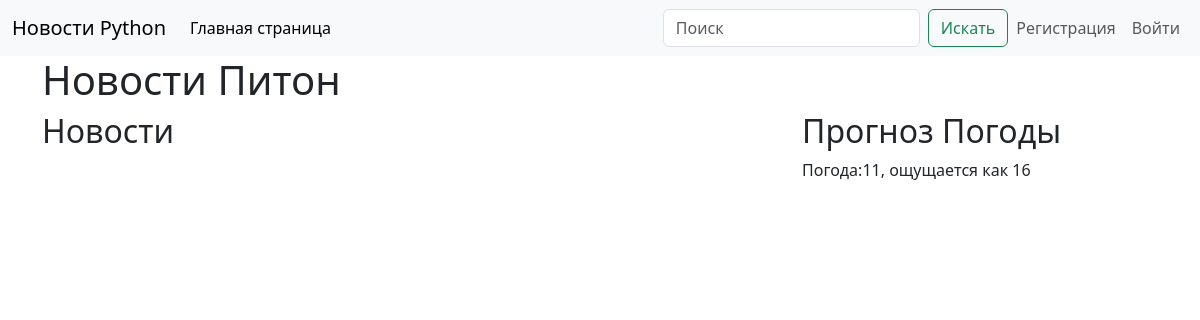
The app's page /, older data.
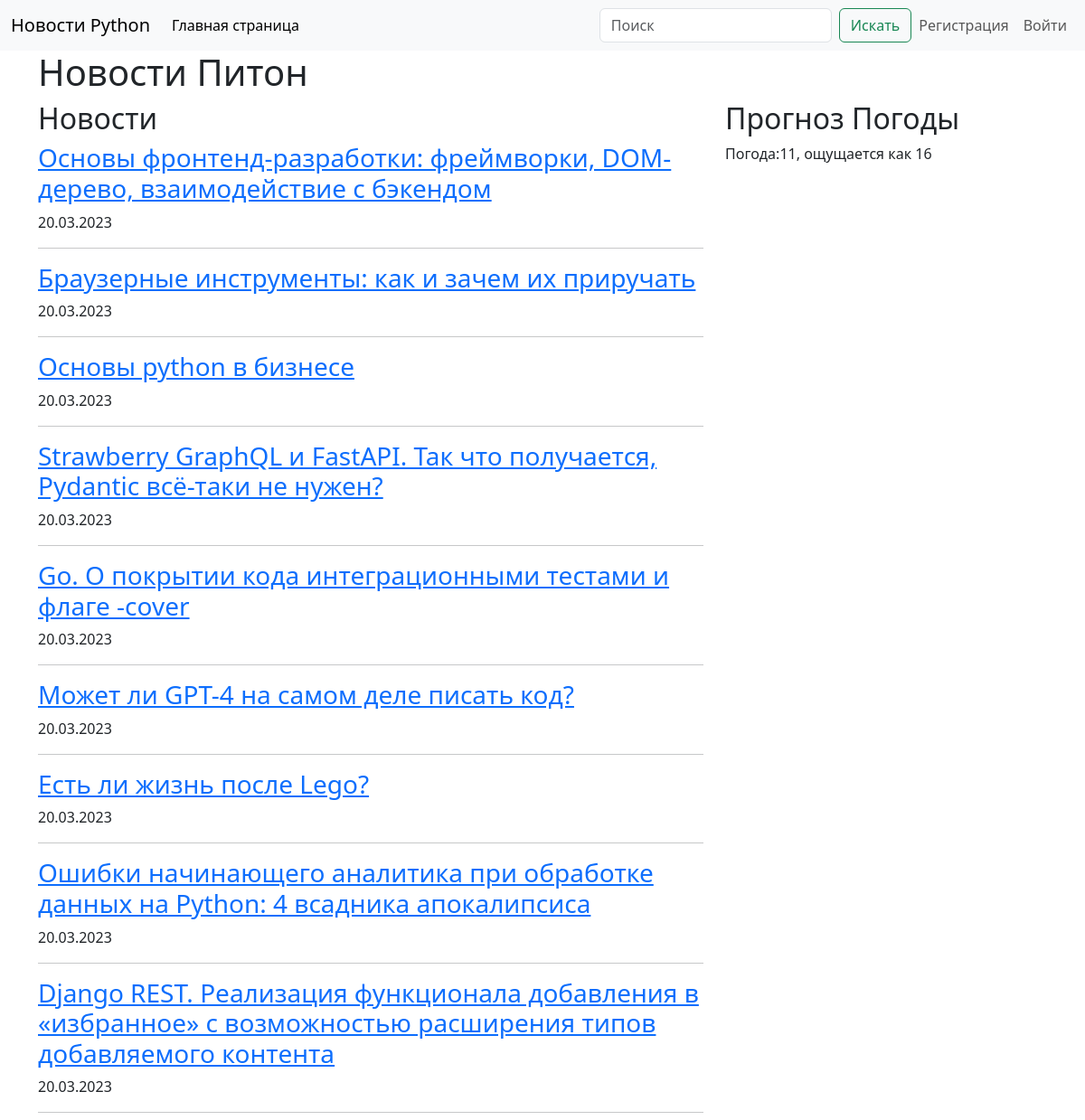
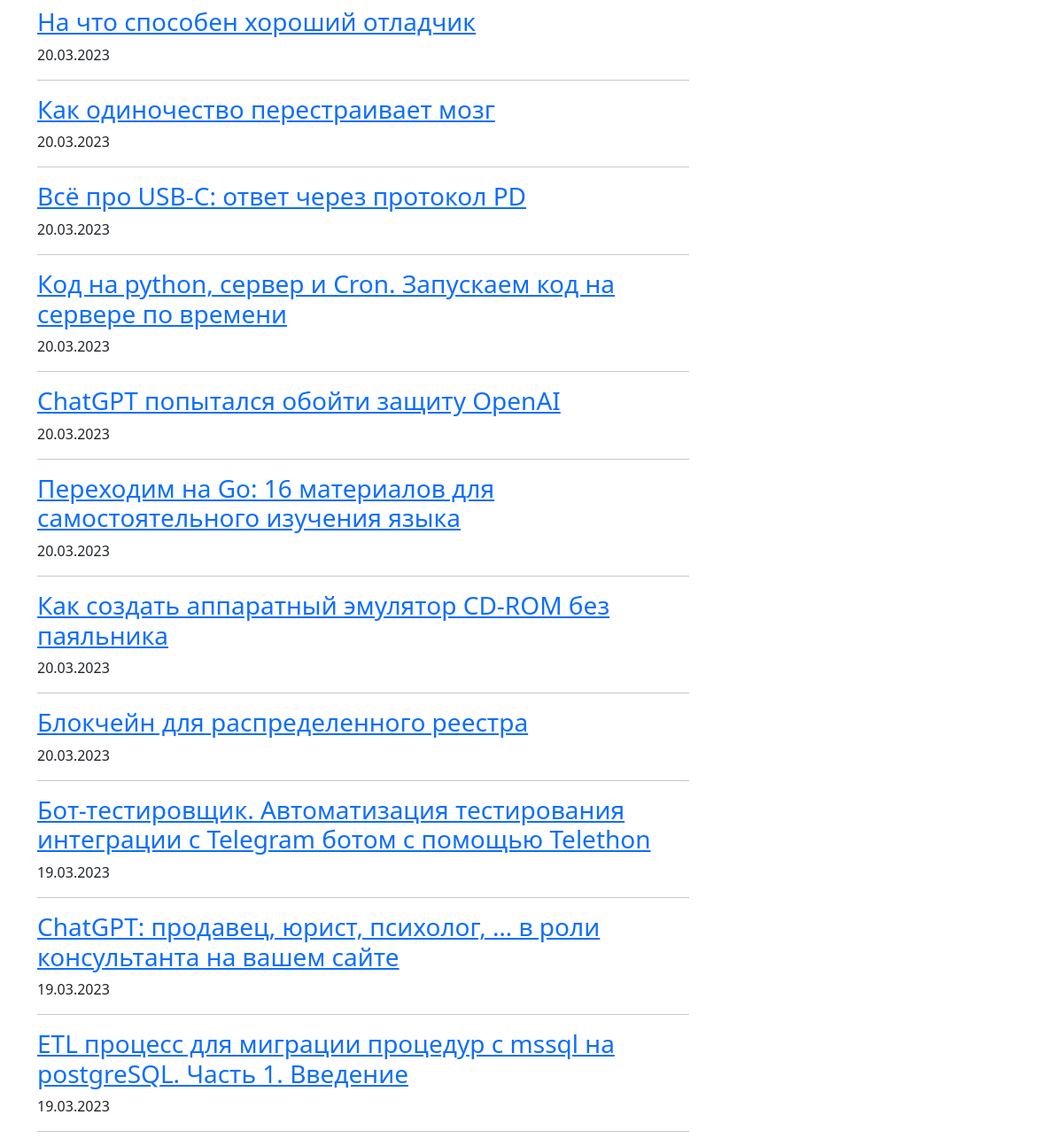
The same page, newer data (2 pictures, top to bottom).
### webapp/news/models.py (models this page shows, shortened)
class News(db.Model):
    id = db.Column(db.Integer, primary_key=True)
    title = db.Column(db.String, nullable=False)
    url = db.Column(db.String, unique=True, nullable=False)
    published = db.Column(db.DateTime, nullable=False)
    text = db.Column(db.Text, nullable=True)

### webapp/news/views.py (the view)
@blueprint.route('/')
def index():
    title = 'Новости Питон'
    weather = {'temp_C': 11, 'FeelsLikeC':16 }
    news_list = News.query.filter(News.text.isnot(None)).order_by(News.published.desc()).all()
    return render_template('news/index.html', page_title=title, weather=weather, news_list = news_list)

### webapp/templates/news/index.html (shortened to what this page needs)
{% extends 'base.html' %}
{% block content %}
    <div class="row">
        <div class="col-8">
            <h2>Новости</h2>
            {% for news in news_list %}
            <h3><a href= "{{ url_for('news.single_news', news_id=news.id) }}">{{ news.title }}</a></h3>
            <p>{{ news.published.strftime('%d.%m.%Y') }}</p>
            <hr />
            {% endfor %}
        </div>
        <div class="col-4">
            <h2>Прогноз Погоды</h2>
            {% if weather %}
                Погода:{{ weather.temp_C}},  ощущается как {{ weather.FeelsLikeC }}
            {% else %}
                Сервис временно не доступен
            {% endif %}
        </div>
    </div>
{% endblock %}

### webapp/templates/base.html (shortened to what this page needs)
<!doctype html>
<html lang="ru">
    <head>
        <link href="https://cdn.jsdelivr.net/npm/bootstrap@5.3.0-alpha1/dist/css/bootstrap.min.css" rel="stylesheet">
        <link rel="stylesheet" href="//cdnjs.cloudflare.com/ajax/libs/highlight.js/9.13.1/styles/default.min.css">
        <link rel="stylesheet" href="{{ url_for( 'static', filename='style.css') }}">
    </head>
    <body>
        {% include 'menu.html' %}
        <div class="container">
            <h1>{{ page_title}}</h1>
            {% block content %}{% endblock %}
        </div>
    </body>
</html>

### webapp/templates/menu.html (shortened to what this page needs)
<nav class="navbar navbar-expand-lg bg-body-tertiary">
    <div class="container-fluid">
      <a class="navbar-brand" href="/">Новости Python</a>
      <div class="collapse navbar-collapse" id="navbarSupportedContent">
        <ul class="navbar-nav me-auto mb-2 mb-lg-0">
          <li class="nav-item">
            <a class="nav-link active" aria-current="page" href="/">Главная страница </a>
          </li>
        </ul>
        <form class="d-flex" role="search">
          <input class="form-control me-2" type="search" placeholder="Поиск" aria-label="Search">
          <button class="btn btn-outline-success" type="submit">Искать</button>
        </form>
        <ul class="navbar-nav">
          {% if current_user.is_authenticated %}
          <li class="nav-item">
            <span class="nav-link">Привет,{{ current_user.username }}!</span>
          </li>
          <li class="nav-item">
            <a class="nav-link" href="{{ url_for('user.logout') }}">Выйти</a>
          </li>
          {% else %}
          <li class="nav-item">
            <a class="nav-link" href="{{ url_for('user.register') }}">Регистрация</a>
          </li>
          <li class="nav-item">
            <a class="nav-link" href="{{ url_for('user.login') }}">Войти</a>
          </li>
          {% endif %}
        </ul>
      </div>
    </div>
  </nav>

Row changes from the older to the newer data that the page shows:
added News: title "Основы фронтенд-разработки: фреймворки, DOM-дерево, взаимодействие с бэкендом", published "20.03.2023"
added News: title "Браузерные инструменты: как и зачем их приручать", published "20.03.2023"
added News: title "Основы python в бизнесе", published "20.03.2023"
added News: title "Strawberry GraphQL и FastAPI. Так что получается, Pydantic всё-таки не нужен?", published "20.03.2023"
added News: title "Go. О покрытии кода интеграционными тестами и флаге -cover", published "20.03.2023"
added News: title "Может ли GPT-4 на самом деле писать код?", published "20.03.2023"
added News: title "Есть ли жизнь после Lego?", published "20.03.2023"
added News: title "Ошибки начинающего аналитика при обработке данных на Python: 4 всадника апокалипсиса", published "20.03.2023"
added News: title "Django REST. Реализация функционала добавления в «избранное» с возможностью расширения типов добавляемого контента", published "20.03.2023"
added News: title "На что способен хороший отладчик", published "20.03.2023"
added News: title "Как одиночество перестраивает мозг", published "20.03.2023"
added News: title "Всё про USB-C: ответ через протокол PD", published "20.03.2023"
added News: title "Код на python, сервер и Cron. Запускаем код на сервере по времени", published "20.03.2023"
added News: title "ChatGPT попытался обойти защиту OpenAI", published "20.03.2023"
added News: title "Переходим на Go: 16 материалов для самостоятельного изучения языка", published "20.03.2023"
added News: title "Как создать аппаратный эмулятор CD-ROM без паяльника", published "20.03.2023"
added News: title "Блокчейн для распределенного реестра", published "20.03.2023"
added News: title "Бот-тестировщик. Автоматизация тестирования интеграции с Telegram ботом с помощью Telethon", published "19.03.2023"
added News: title "ChatGPT: продавец, юрист, психолог, … в роли консультанта на вашем сайте", published "19.03.2023"
added News: title "ETL процесс для миграции процедур с mssql на postgreSQL. Часть 1. Введение", published "19.03.2023"
